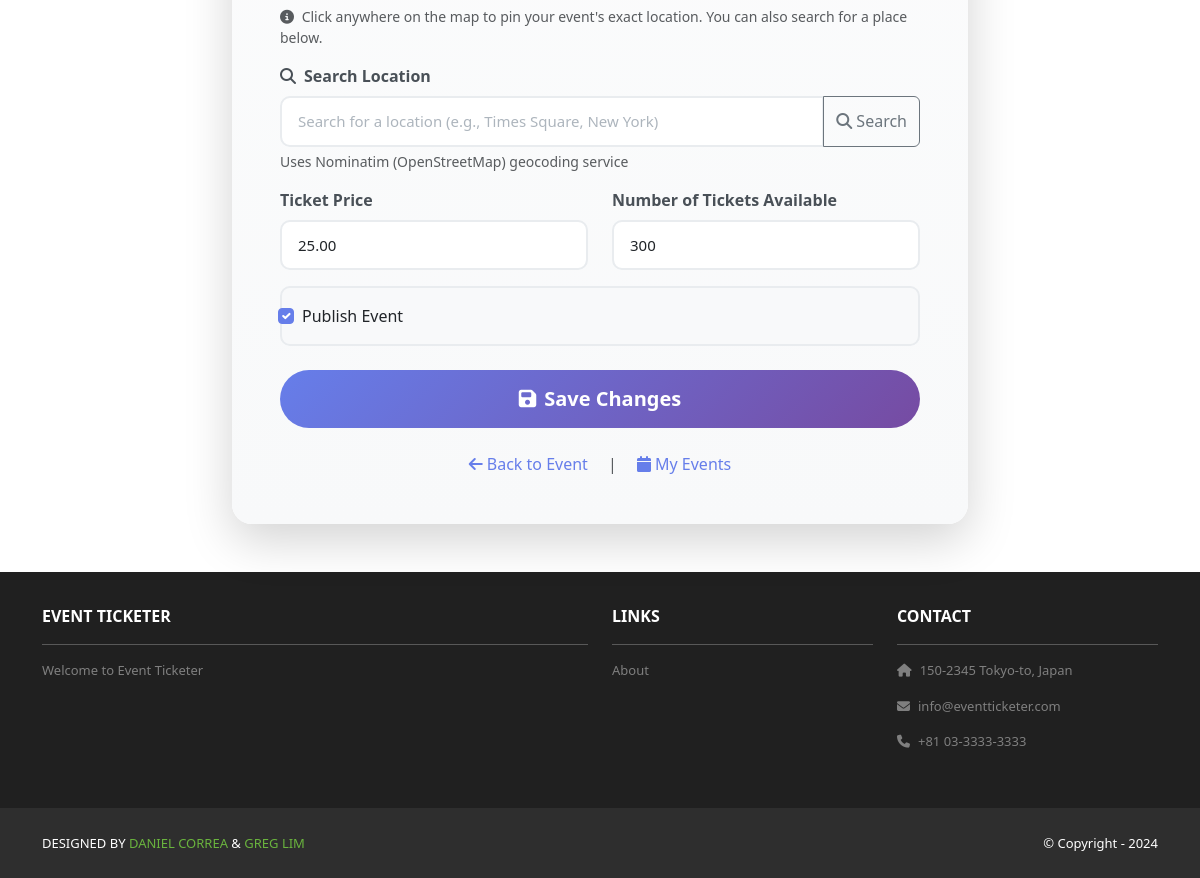
The page /events/3/edit/ (signed in, lower part) on the database as committed earlier.
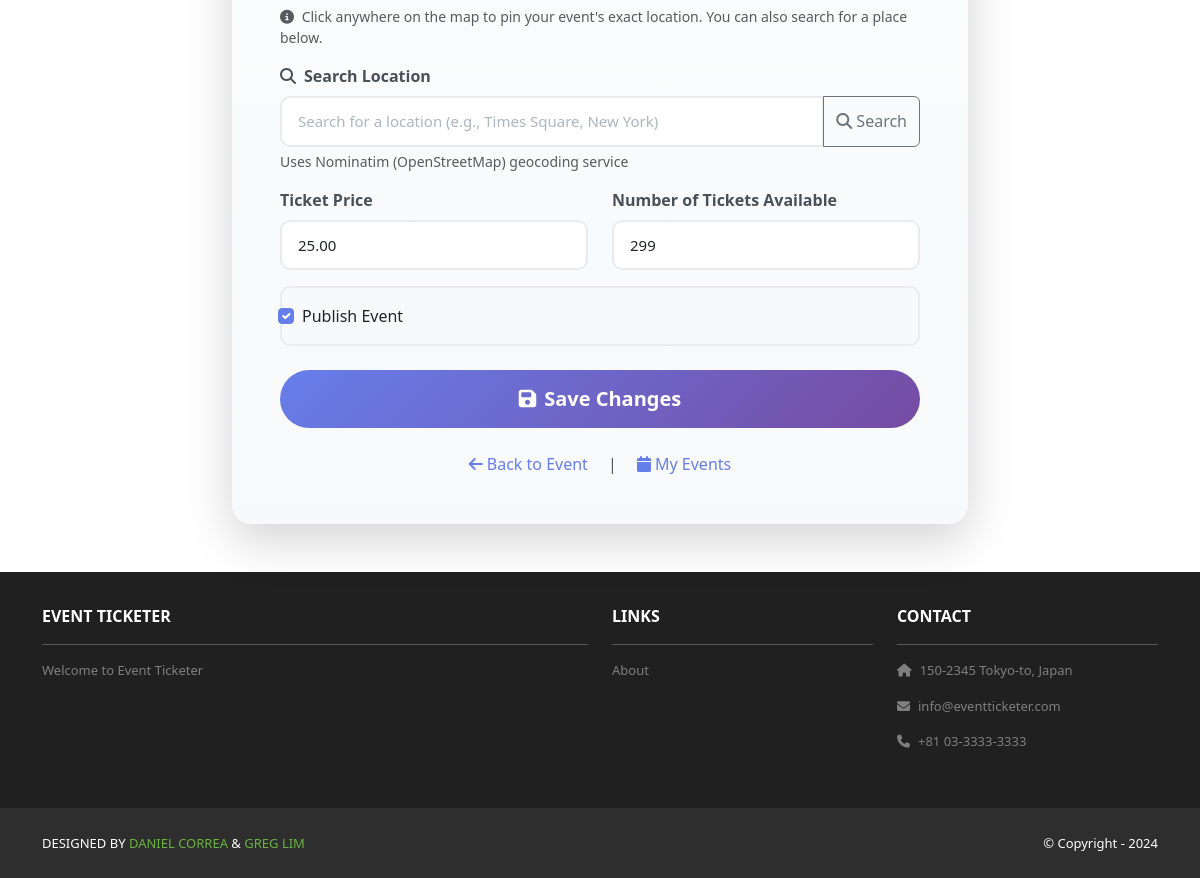
The same page on the database as committed later.
### home/models.py (models this page shows, shortened)
class Event(models.Model):
    title = models.CharField(max_length=200)
    description = models.TextField()
    date = models.DateField()
    time = models.TimeField()
    venue = models.CharField(max_length=300)
    latitude = models.DecimalField(max_digits=9, decimal_places=6, null=True, blank=True)
    longitude = models.DecimalField(max_digits=9, decimal_places=6, null=True, blank=True)
    ticket_price = models.DecimalField(max_digits=10, decimal_places=2)
    ticket_availability = models.PositiveIntegerField()
    organizer = models.ForeignKey(User, on_delete=models.CASCADE, related_name='organized_events')
    created_at = models.DateTimeField(auto_now_add=True)
    updated_at = models.DateTimeField(auto_now=True)
    is_published = models.BooleanField(default=True)
    class Meta:
        ordering = ['-created_at']

### home/views.py (the view)
# urls.py: path('events/<int:event_id>/edit/', views.edit_event, name='home.edit_event'),
@login_required
def edit_event(request, event_id):
    event = get_object_or_404(Event, id=event_id)
    if event.organizer != request.user:
        messages.error(request, 'You do not have permission to edit this event.')
        return redirect('home.event_detail', event_id=event.id)
    if not hasattr(request.user, 'userprofile') or request.user.userprofile.user_type != 'event_organizer':
        messages.error(request, 'Only Event Organizers can edit events.')
        return redirect('home.index')
    if request.method == 'POST':
        form = EventForm(request.POST, instance=event)
        if form.is_valid():
            form.save()
            messages.success(request, 'Event updated successfully!')
            return redirect('home.event_detail', event_id=event.id)
    else:
        form = EventForm(instance=event)
    template_data = {'title': f'Edit Event - {event.title}'}
    return render(request, 'home/edit_event.html', {
        'template_data': template_data,
        'form': form,
        'event': event
    })

### home/templates/home/edit_event.html (shortened to what this page needs)
{% extends 'base.html' %}
{% load static %}
{% block content %}
<link rel="stylesheet" href="https://unpkg.com/leaflet@1.9.4/dist/leaflet.css"
/>
<div class="container mb-5">
    <div class="row justify-content-center">
        <div class="col-md-9 col-lg-8">
            <div class="card shadow-lg border-0 edit-form-card">
                <div class="card-body p-5">
                    <form method="post">
                        <div class="mb-3">
                            <small class="text-muted mt-2 d-block">
                                <i class="fas fa-info-circle me-1"></i>
                                Click anywhere on the map to pin your event's exact location. You can also search for a place below.
                            </small>
                        </div>
                        <div class="mb-3">
                            <label for="locationSearch" class="form-label">
                                <i class="fas fa-search me-2"></i>Search Location
                            </label>
                            <div class="input-group">
                                <input type="text" class="form-control" id="locationSearch" placeholder="Search for a location (e.g., Times Square, New York)">
                                <button class="btn btn-outline-secondary" type="button" id="searchBtn">
                                    <i class="fas fa-search"></i> Search
                                </button>
                            </div>
                            <small class="text-muted mt-1 d-block">Uses Nominatim (OpenStreetMap) geocoding service</small>
                        </div>
                        <div class="row">
                            <div class="col-md-6 mb-3">
                                <label for="{{ form.ticket_price.id_for_label }}" class="form-label">{{ form.ticket_price.label }}</label>
                                {{ form.ticket_price }}
                            </div>
                            <div class="col-md-6 mb-3">
                                <label for="{{ form.ticket_availability.id_for_label }}" class="form-label">{{ form.ticket_availability.label }}</label>
                                {{ form.ticket_availability }}
                            </div>
                        </div>
                        <div class="mb-4">
                            <div class="form-check">
                                {{ form.is_published }}
                                <label class="form-check-label" for="{{ form.is_published.id_for_label }}">
                                    {{ form.is_published.label }}
                                </label>
                            </div>
                        </div>
                        <div class="d-grid mt-4">
                            <button type="submit" class="btn btn-primary btn-lg rounded-pill px-4" id="saveChangesBtn">
                                <i class="fas fa-save me-2"></i>Save Changes
                            </button>
                        </div>
                    </form>
                    <div class="text-center mt-4">
                        <a href="{% url 'home.event_detail' event.id %}" class="text-decoration-none me-3">
                            <i class="fas fa-arrow-left me-1"></i>Back to Event
                        </a>
                        <span class="text-muted">|</span>
                        <a href="{% url 'home.my_events' %}" class="text-decoration-none ms-3">
                            <i class="fas fa-calendar me-1"></i>My Events
                        </a>
                    </div>
                </div>
            </div>
        </div>
    </div>
</div>
{% endblock %}

Rows that differ between the two databases and show on the page:
changed Event: ticket_availability "300" → "299"
